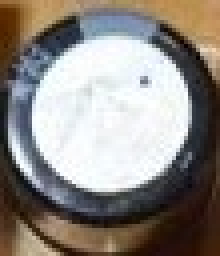
%> input picture tudien.jpg, 55 x 64 px (shown 4 times larger)
$ octave Untitled.m   (GNU Octave 9; MATLAB toolbox functions it lacks are replaced by stand-ins)
%> lines starting %> are read from the running program, lines starting %| are printed output that depends on the picture; in (x1, y1, x2, y2) boxes, pixels count from 0 and x2, y2 are one past the last pixel; in counts of white or black regions, pixels touching at a corner belong together; the program's own positions count from 1
%B1:
mau_rgb=imread('tudien.jpg');
%> mau_rgb is the input picture: size 64x55x3 uint8; mean R, G, B 143.1, 137.4, 132
mau=rgb2gray(mau_rgb);
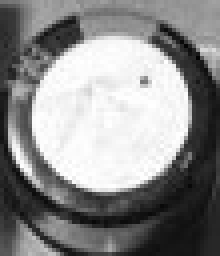
%> mau: size 64x55 uint8 (shown 4 times larger); min 2, max 255, mean 138.5
[M N]=size(mau);
%> M = 64; N = 55
maux2=zeros(2*M,2*N);
maux2(1:M,1:N)=mau;
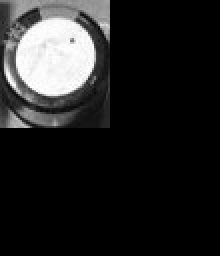
%> maux2: size 128x110 double (shown 2 times larger); min 0, max 255, mean 34.6
mau_b1=uint8(maux2);%Dong nay khong quan trong
%B2:
[P Q]=size(maux2);
%> P = 128; Q = 110
for i=1:P
    for j=1:Q
        maux2(i,j)=maux2(i,j)*(-1)^(i+j);
    end
end
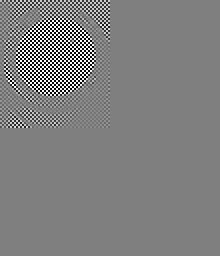
%> maux2: size 128x110 double (shown 2 times larger); 12.5% of pixels changed, all inside (x1, y1, x2, y2) = (0, 0, 55, 64); drawn with min black and max white
mau_b2=uint8(maux2);%Dong nay khong quan trong
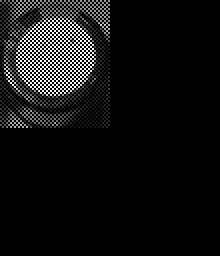
%> mau_b2: size 128x110 uint8 (shown 2 times larger); min 0, max 255, mean 17.3
%B3:
m3=zeros(P,Q);
%> (the run ends here)
